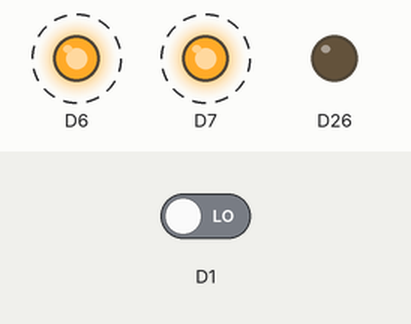
The sketch below on a simulated Seeed XIAO (SAMD21). On the bench: output pins drawn as LEDs (lit = HIGH). Dashed ring = blinking. The inputs (shaded band) are chosen by the test bench; at power-on: D1 LOW.

Above: at 4.8 s.
4.9 s: D1 driven HIGH
At 6.8 s:
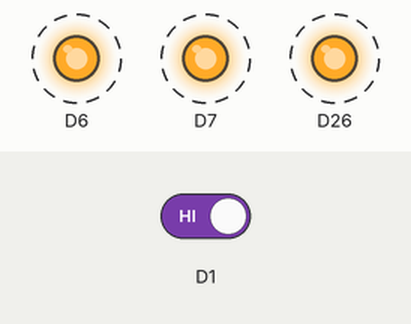
10.9 s: D1 driven LOW
At 11.8 s:
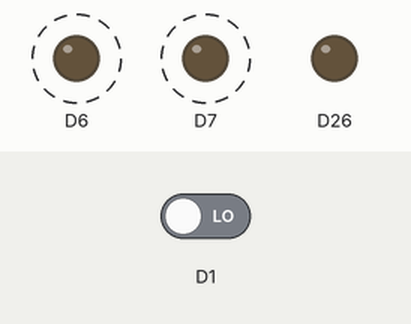
Timing chart, 0 to 22.9 s (numbered marks = the images above; inputs shaded):
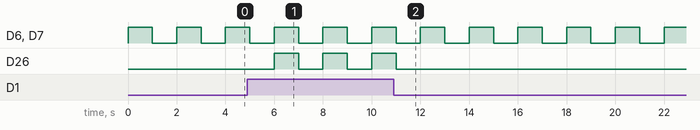

The sketch:

xiao_RP2040_Blink_O8AG.ino
```cpp
// the setup function runs once when you press reset or power the board
void setup() {
  // initialize digital pin LED_BUILTIN as an output.
  pinMode(D1, INPUT);
  pinMode(26, OUTPUT);
  digitalWrite(26, HIGH);
  pinMode(D7, OUTPUT);
  digitalWrite(26, HIGH);
  pinMode(D6, OUTPUT);
  digitalWrite(26, HIGH);

  //pinMode(PIN_LED_R, OUTPUT);
  //pinMode(PIN_LED_G, OUTPUT);
  //pinMode(PIN_LED_B, OUTPUT);
  //digitalWrite(PIN_LED_R, HIGH);
  //digitalWrite(PIN_LED_G, HIGH);
  //digitalWrite(PIN_LED_B, HIGH);
}

// the loop function runs over and over again forever
void loop() {
  /*digitalWrite(PIN_LED_B, HIGH);  // turn the LED on (HIGH is the voltage level)
  delay(1000);                      // wait for a second
  digitalWrite(PIN_LED_B, LOW);   // turn the LED off by making the voltage LOW
  delay(1000);*/                      // wait for a second

  digitalWrite(26, digitalRead(D1));  // turn the LED on (HIGH is the voltage level)
  digitalWrite(D6, HIGH);  // turn the LED on (HIGH is the voltage level)
  digitalWrite(D7, HIGH);  // turn the LED on (HIGH is the voltage level)
  delay(1000);                      // wait for a second
  digitalWrite(26, LOW);   // turn the LED off by making the voltage LOW
  digitalWrite(D6, LOW);   // turn the LED off by making the voltage LOW
  digitalWrite(D7, LOW);   // turn the LED off by making the voltage LOW
  delay(1000);

}
```

Measured:
- after the input at 4.9 s, D26: alternates HIGH for 1.0 s and LOW for 1.0 s, starting after 1.1 s
- after the input at 10.9 s, D26: goes on until 11.0 s, then stays LOW
- by itself, D6, D7: alternates HIGH for 1.0 s and LOW for 1.0 s
